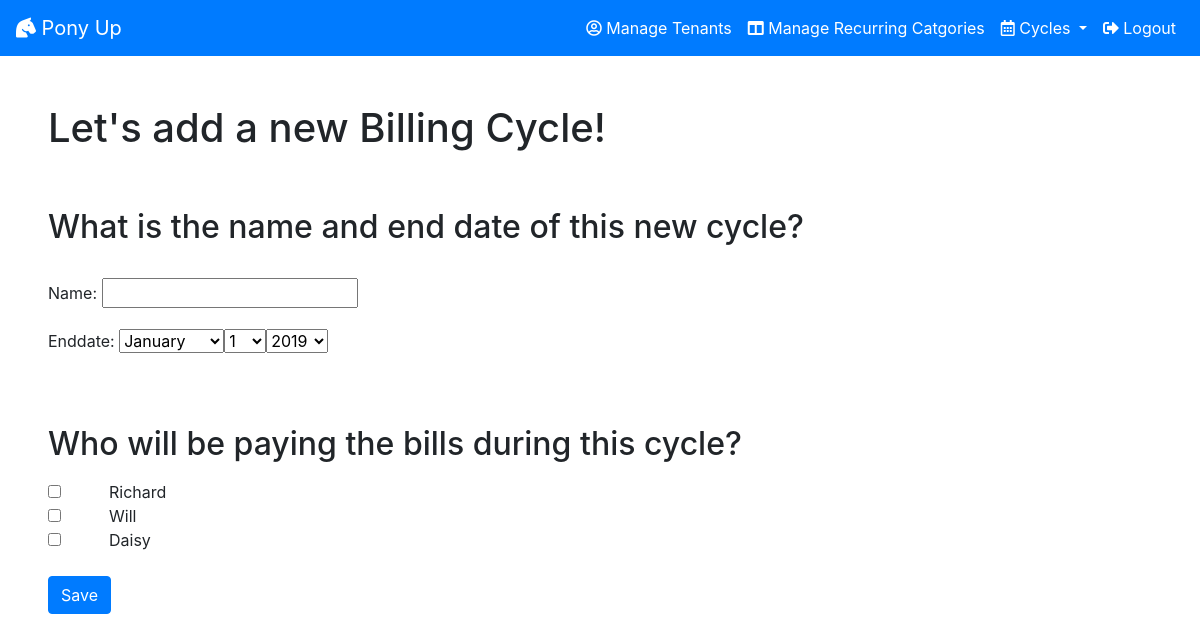
The app's page /newCycleForm/ (signed in) with its own data.
### cycles/models.py (models this page shows, shortened)
class Tenant(models.Model):
    name =  models.CharField(max_length=100)
    income = models.DecimalField(max_digits=9, decimal_places=2)
    manager = models.ForeignKey(User, on_delete=models.CASCADE)
    deletedOn = models.DateField(default=None, null=True)
    cycle = models.ManyToManyField("Cycle", through='tenantCycle')

### cycles/views/cyclelist.py (the view)
# urls.py: path("newCycleForm/", views.newCycleForm, name="newCycleForm"),
def newCycleForm(request):
    cycle_form = CycleForm()
    managerId = request.user.id
    tenants = Tenant.objects.filter(deletedOn=None, manager_id=managerId)
    context = {'cycle_form': cycle_form.as_p(), 'tenants': tenants}
    return render(request, 'cycles/newCycleForm.html', context)

### cycles/templates/cycles/newCycleForm.html (shortened to what this page needs)
{% extends "cycles/index.html" %}
{% block content %}
<h1 class="mx-5 mt-5">Let's add a new Billing Cycle! </h1>
<form id="" method="post" action="{% url 'cycles:newCycle' %}">
    <label class="m-5">
        <h2>What is the name and end date of this new cycle?</h2><br>
        {{ cycle_form }}
    </label>
    <label class="mx-5">
        <h2>Who will be paying the bills during this cycle?</h2>
    </label>
    <br>
    {% for tenant in tenants %}
    <input class="mx-5" type="checkbox" name="tenant[]" value="{{ tenant.id }}">{{ tenant.name }}<br>
    {% endfor %}
    <br>
    <input type="submit" value="Save" class="btn btn-primary btn-md mx-5" />
</form>
{% endblock %}

### records on screen
Tenant: name "Richard"
Tenant: name "Will"
Tenant: name "Daisy"
